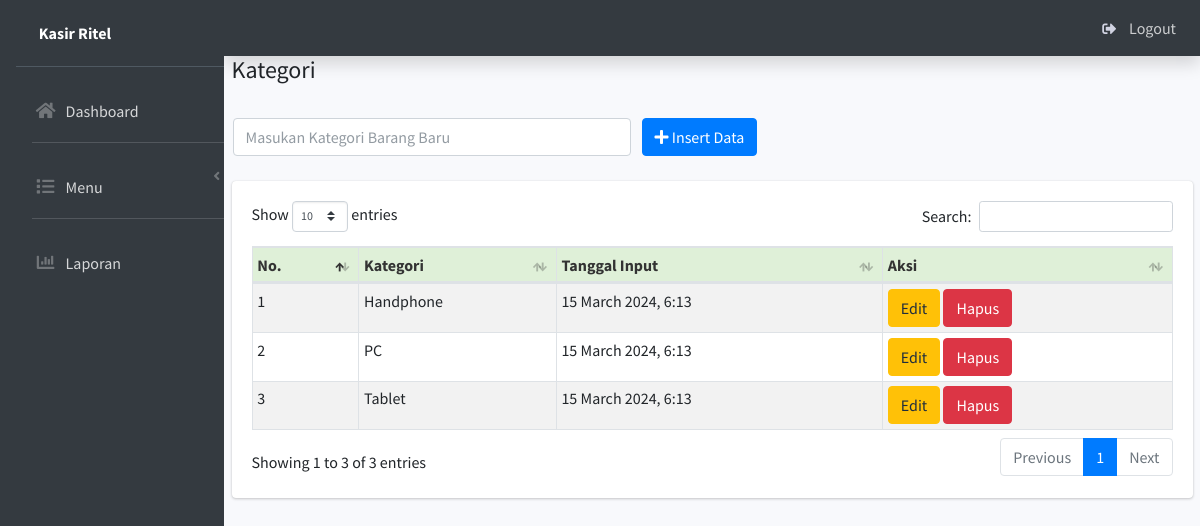
Screenshot of /index.php?page=kategori (signed in) with the database file from the repository.
### tables this page shows
CREATE TABLE `kategori` (
  `id_kategori` int NOT NULL,
  `nama_kategori` varchar(255) NOT NULL,
  `tgl_input` varchar(255) NOT NULL
);

### fungsi/view/view.php (called while the page is built, shortened)
<?php
class view
{
    protected $db;
    public function __construct($db)
    {
        $this->db = $db;
    }
    public function kategori()
    {
        $sql = "select*from kategori";
        $row = $this-> db -> prepare($sql);
        $row -> execute();
        $hasil = $row -> fetchAll();
        return $hasil;
    }
}

### admin/module/kategori/index.php (the view, shortened to what this page needs)
<h4>Kategori</h4>
<br />
<?php
	if(!empty($_GET['uid'])){
	$sql = "SELECT * FROM kategori WHERE id_kategori = ?";
	$row = $config->prepare($sql);
	$row->execute(array($_GET['uid']));
	$edit = $row->fetch();
?>
<form method="POST" action="fungsi/edit/edit.php?kategori=edit">
    <table>
        <tr>
            <td style="width:25pc;"><input type="text" class="form-control" value="<?= $edit['nama_kategori'];?>"
                    required name="kategori" placeholder="Masukan Kategori Barang Baru">
                <input type="hidden" name="id" value="<?= $edit['id_kategori'];?>">
            </td>
            <td style="padding-left:10px;"><button id="tombol-simpan" class="btn btn-primary"><i class="fa fa-edit"></i>
                    Ubah Data</button></td>
        </tr>
    </table>
</form>
<?php }else{?>
<form method="POST" action="fungsi/tambah/tambah.php?kategori=tambah">
    <table>
        <tr>
            <td style="width:25pc;"><input type="text" class="form-control" required name="kategori"
                    placeholder="Masukan Kategori Barang Baru"></td>
            <td style="padding-left:10px;"><button id="tombol-simpan" class="btn btn-primary"><i class="fa fa-plus"></i>
                    Insert Data</button></td>
        </tr>
    </table>
</form>
<?php }?>
<br />
<div class="card card-body">
    <div class="table-responsive">
        <table class="table table-bordered table-striped table-sm" id="example1">
            <thead>
                <tr style="background:#DFF0D8;color:#333;">
                    <th>No.</th>
                    <th>Kategori</th>
                    <th>Tanggal Input</th>
                    <th>Aksi</th>
                </tr>
            </thead>
            <tbody>
                <?php
				$hasil = $lihat -> kategori();
				$no=1;
				foreach($hasil as $isi){
			?>
                <tr>
                    <td><?php echo $no;?></td>
                    <td><?php echo $isi['nama_kategori'];?></td>
                    <td><?php echo $isi['tgl_input'];?></td>
                    <td>
                        <a href="index.php?page=kategori&uid=<?php echo $isi['id_kategori'];?>"><button
                                class="btn btn-warning">Edit</button></a>
                        <a href="fungsi/hapus/hapus.php?kategori=hapus&id=<?php echo $isi['id_kategori'];?>"
                            onclick="javascript:return confirm('Hapus Data Kategori ?');"><button
                                class="btn btn-danger">Hapus</button></a>
                    </td>
                </tr>
                <?php $no++; }?>
            </tbody>
        </table>
    </div>
</div>

### rows the page displays
kategori: nama_kategori "Handphone", tgl_input "15 March 2024, 6:13"
kategori: nama_kategori "PC", tgl_input "15 March 2024, 6:13"
kategori: nama_kategori "Tablet", tgl_input "15 March 2024, 6:13"
